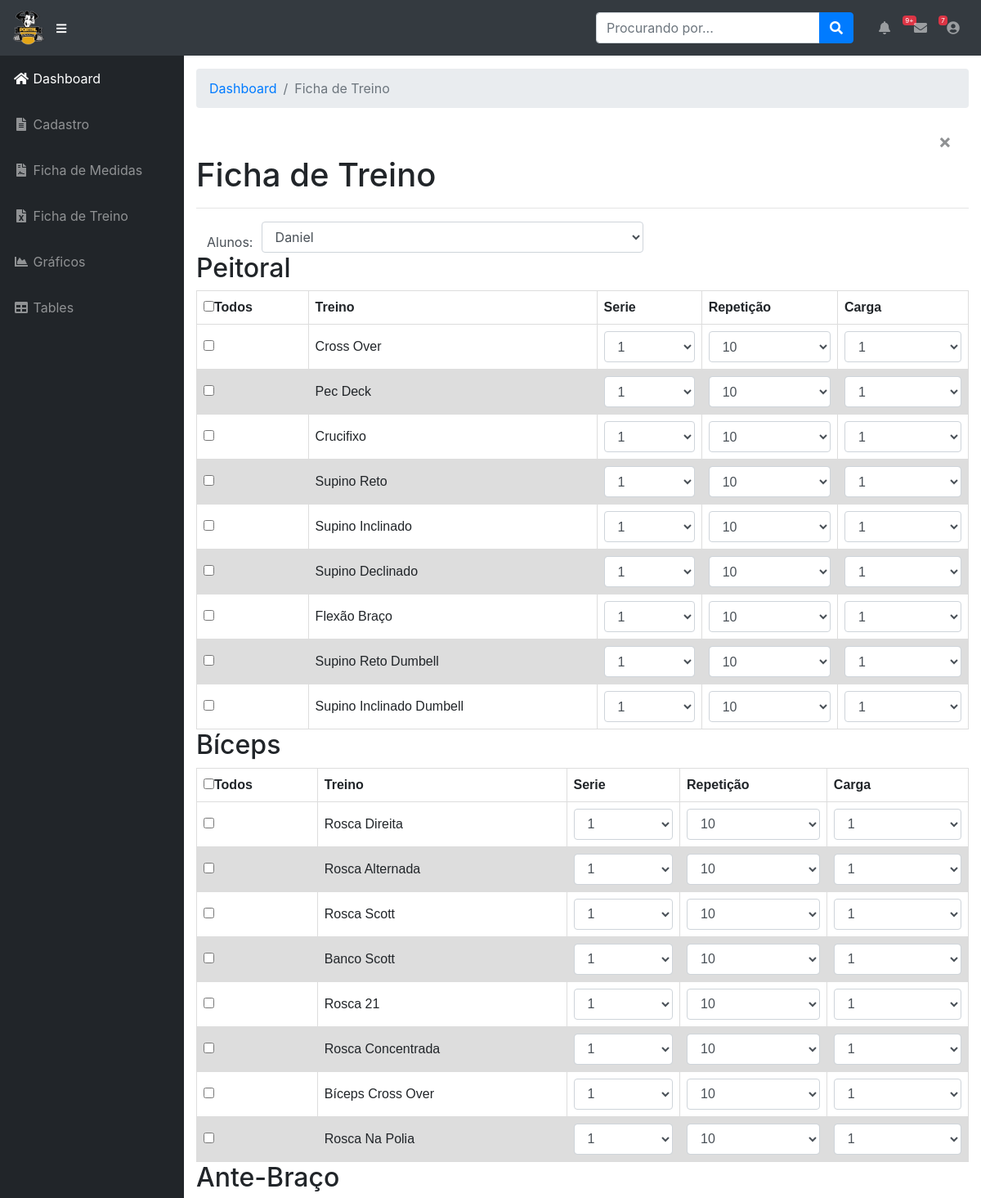
/ftreino.php (signed in, upper part), run on the app's committed database.
### tables this page shows
create table `grupo` (
  `Id` int primary key not null auto_increment,
  `nomeg` varchar(99) not null,
  `grupo` varchar(1) not null
);

create table `tipo` (
  `id` int primary key not null auto_increment,
  `nomet` varchar(40) not null,
  `imagem` varchar(6) not null,
  `fk_grupo_id` int not null,
  foreign key (fk_grupo_id) references grupo(id)
);

### funcoes/carrega_treino.php (the view, shortened to what this page needs)
<?php
include 'conn.php';
$selectGrupo = "SELECT * FROM grupo";
$resul 	= $conn->query($selectGrupo);
if ($resul->num_rows > 0) {
  while($linha1 = $resul->fetch_assoc()) {
    $Id = $linha1['Id'];
    $grupo = $linha1['nomeg'];?>
    <h2><?php echo $grupo; ?></h2>
    <div class='table-responsive'>
      <table>
        <thead>
          <tr>
            <th><input type='checkbox' class='check' id="<?php echo $Id; ?>">Todos</th>
            <th>Treino</th>
            <th>Serie</th>
            <th>Repetição</th>
            <th>Carga</th>
          </tr>
        </thead>
        <tbody id="m<?php echo $Id; ?>">
          <?php
          $select = "SELECT * FROM tipo WHERE fk_grupo_id = $Id";
          $resultado 	= $conn->query($select);
          if ($resultado->num_rows > 0) {
            while($linha = $resultado->fetch_assoc()) {
              $nome = $linha['nomet'];
              $id = $linha['id'];
              carregaLinha ($id, $nome, $Id);
            }
          }?>
        </tbody>
      </table>
    </div>
    <?php
  }
}
function carregaLinha ($id, $nome, $Id){?>
  <tr>
    <td>
      <input type='checkbox' class=' check<?php echo $Id; ?>' name="check[]" value='<?php echo $id; ?>'>
    </td>
    <td><?php echo $nome; ?></td>
    <td>
      <select class='form-control ' name="serie">
        <option value="1">1</option>
      </select>
    </td>
    <td>
      <select class='form-control ' name="repeticao">
        <option value="10">10</option>
      </select>
    </td>
    <td>
      <select class='form-control ' name="carga">
        <option value="1">1</option>
      </select>
    </td>
  </tr>
  <?php
}
?>

### template/head.php (style rules this page uses)
table { font-family: arial, sans-serif; border-collapse: collapse; width: 100%; }
td, th { border: 1px solid #dddddd; text-align: left; padding: 8px; }
tr:nth-child(even) { background-color: #dddddd; }

### data on the page
grupo: nomeg "Peitoral"
tipo: nomet "Cross Over"
tipo: nomet "Pec Deck"
tipo: nomet "Crucifixo"
tipo: nomet "Supino Reto"
tipo: nomet "Supino Inclinado"
tipo: nomet "Supino Declinado"
tipo: nomet "Flexão Braço"
tipo: nomet "Supino Reto Dumbell"
tipo: nomet "Supino Inclinado Dumbell"
grupo: nomeg "Bíceps"
tipo: nomet "Rosca Direita"
tipo: nomet "Rosca Alternada"
tipo: nomet "Rosca Scott"
tipo: nomet "Banco Scott"
tipo: nomet "Rosca 21"
tipo: nomet "Rosca Concentrada"
tipo: nomet "Bíceps Cross Over"
tipo: nomet "Rosca Na Polia"
grupo: nomeg "Ante-Braço"

### other printed values
form field usuario "Daniel"
